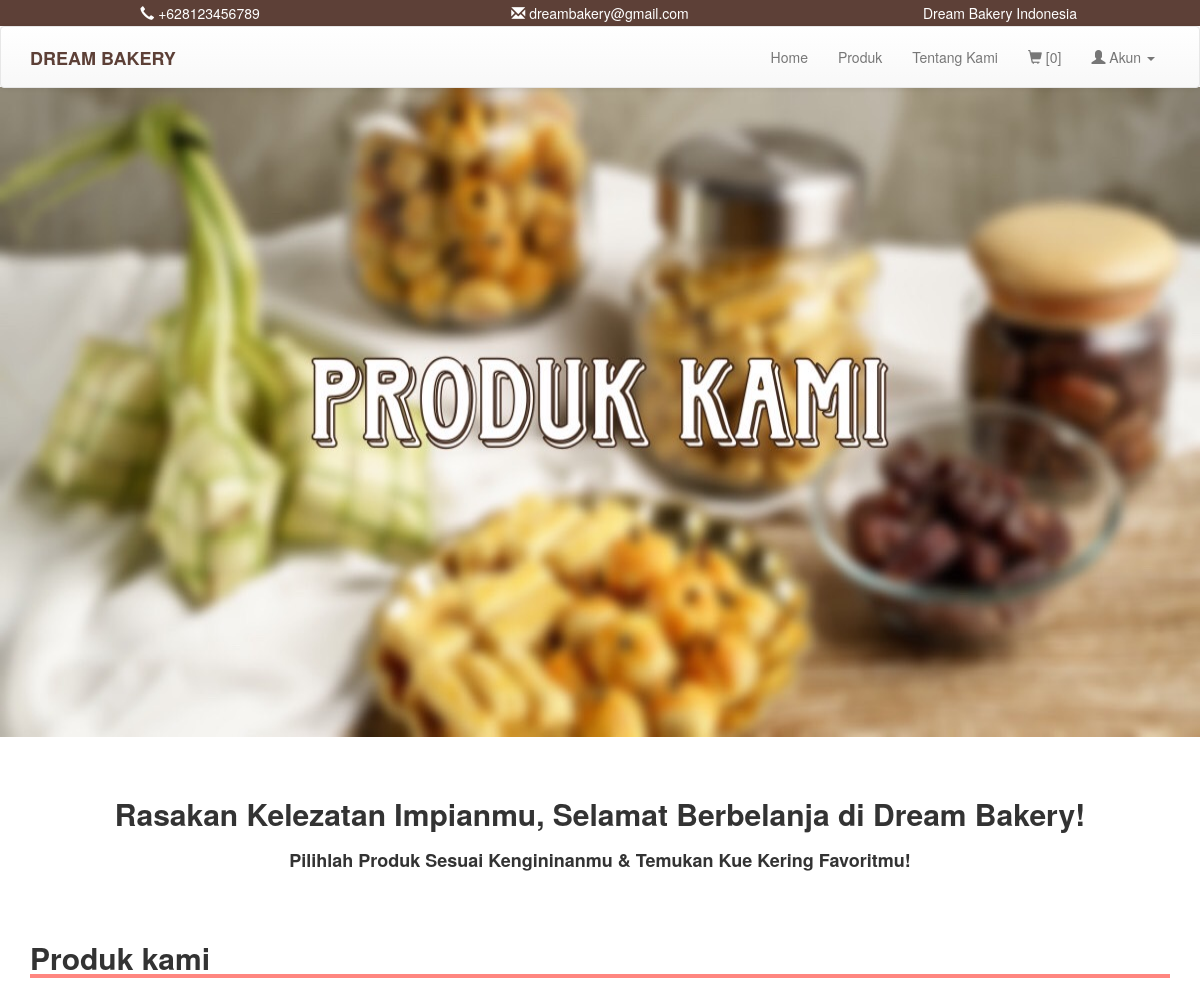
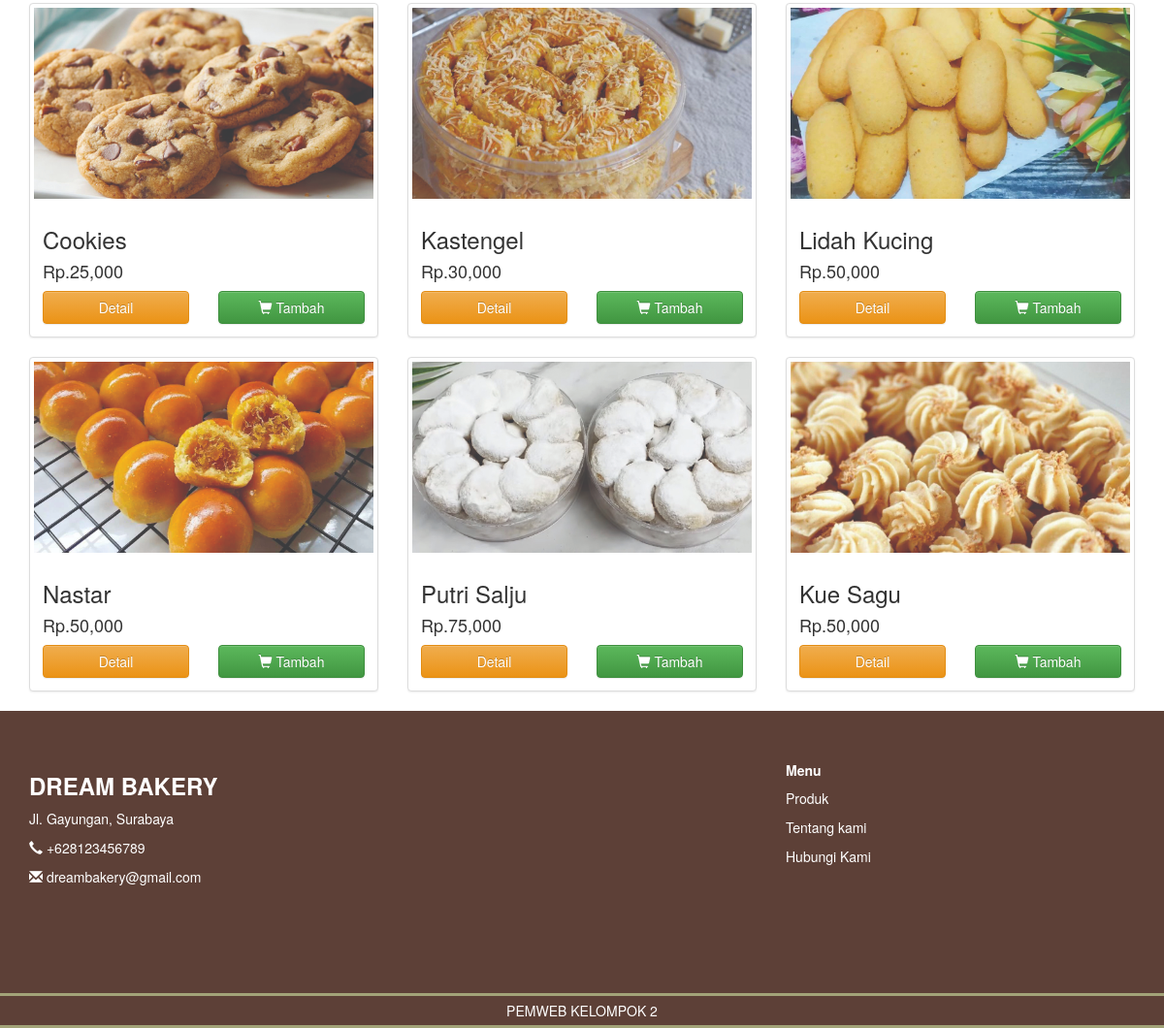
/produk.php, run on the app's committed database (2 pictures, top to bottom).
### tables this page shows
CREATE TABLE `produk` (
  `kode_produk` varchar(100) NOT NULL,
  `nama` varchar(100) NOT NULL,
  `image` text NOT NULL,
  `deskripsi` text NOT NULL,
  `harga` int(11) NOT NULL
);

### produk.php (the view)
<?php
include 'header.php';
?>
<div class="container-fluid" style="margin: 0;padding: 0;">
	<div class="image" style="margin-top: -21px">
		<img src="image/home/produkkami.jpg" style="width: 100%;  height: 650px;">
	</div>
</div>
<br>
<br>
<div class="container-fluid text-center">
	<h2 style=" margin-top: 20px;"><b>Rasakan Kelezatan Impianmu, Selamat Berbelanja di Dream Bakery!</b></h2>
	<h4 style="  margin-top: 20px; margin-bottom: 50px;"><b>Pilihlah Produk Sesuai Kengininanmu & Temukan Kue Kering Favoritmu!</b></h3>
</div>
<div class="container">
	<h2 style=" width: 100%; border-bottom: 4px solid #ff8680"><b>Produk kami</b></h2>
	<div class="row">
		<?php
		$result = mysqli_query($conn, "SELECT * FROM produk");
		while ($row = mysqli_fetch_assoc($result)) {
		?>
			<div class="col-sm-6 col-md-4">
				<div class="thumbnail">
					<img src="image/produk/<?= $row['image']; ?>">
					<div class="caption">
						<h3><?= $row['nama'];  ?></h3>
						<h4>Rp.<?= number_format($row['harga']); ?></h4>
						<div class="row">
							<div class="col-md-6">
								<a href="detail_produk.php?produk=<?= $row['kode_produk']; ?>" class="btn btn-warning btn-block">Detail</a>
							</div>
							<?php if (isset($_SESSION['kd_cs'])) { ?>
								<div class="col-md-6">
									<a href="proses/add.php?produk=<?= $row['kode_produk']; ?>&kd_cs=<?= $kode_cs; ?>&hal=1" class="btn btn-success btn-block" role="button"><i class="glyphicon glyphicon-shopping-cart"></i> Tambah</a>
								</div>
							<?php
							} else {
							?>
								<div class="col-md-6">
									<a href="keranjang.php" class="btn btn-success btn-block" role="button"><i class="glyphicon glyphicon-shopping-cart"></i> Tambah</a>
								</div>
							<?php
							}
							?>
						</div>
					</div>
				</div>
			</div>
		<?php
		}
		?>
	</div>
</div>
<?php
include 'footer.php';
?>

### header.php (shortened to what this page needs)
<?php
include 'koneksi/koneksi.php';
?>
<!DOCTYPE html>
<html>
<head>
	<link rel="stylesheet" type="text/css" href="css/bootstrap.min.css">
	<link rel="stylesheet" type="text/css" href="css/style.css">
	<link rel="stylesheet" type="text/css" href="css/bootstrap-theme.css">
</head>
<body>
	<div class="container-fluid">
		<div class="row top">
			<center>
				<div class="col-md-4" style="padding: 3px;">
					<span> <i class="glyphicon glyphicon-earphone"></i> +628123456789</span>
				</div>
				<div class="col-md-4" style="padding: 3px;">
					<span><i class="glyphicon glyphicon-envelope"></i> dreambakery@gmail.com</span>
				</div>
				<div class="col-md-4" style="padding: 3px;">
					<span>Dream Bakery Indonesia</span>
				</div>
			</center>
		</div>
	</div>
	<nav class="navbar navbar-default" style="padding: 5px;">
		<div class="container">
			<div class="navbar-header">
				<a class="navbar-brand" href="#" style="color: #5d4037"><b>DREAM BAKERY</b></a>
			</div>
			<div class="collapse navbar-collapse" id="bs-example-navbar-collapse-1">
				<ul class="nav navbar-nav navbar-right">
					<li><a href="index.php">Home</a></li>
					<li><a href="produk.php">Produk</a></li>
					<li><a href="about.php">Tentang Kami</a></li>
					<?php
					if (isset($_SESSION['kd_cs'])) {
						$kode_cs = $_SESSION['kd_cs'];
						$cek = mysqli_query($conn, "SELECT kode_produk from keranjang where kode_customer = '$kode_cs' ");
						$value = mysqli_num_rows($cek);
					?>
						<li><a href="keranjang.php"><i class="glyphicon glyphicon-shopping-cart"></i> <b>[ <?= $value ?> ]</b></a></li>
					<?php
					} else {
						echo "
						<li><a href='keranjang.php'><i class='glyphicon glyphicon-shopping-cart'></i> [0]</a></li>
						";
					}
					if (!isset($_SESSION['user'])) {
					?>
						<li class="dropdown">
							<a href="#" class="dropdown-toggle" data-toggle="dropdown" role="button" aria-haspopup="true" aria-expanded="false"><i class="glyphicon glyphicon-user"></i> Akun <span class="caret"></span></a>
						</li>
					<?php
					}
					?>
				</ul>
			</div>
		</div>
	</nav>

### footer.php
<footer style="border-top: 4px solid #5d4037; background-color: #5d4037; ">
	<div class="container" style="padding-bottom: 50px; margin-top: 40px;">
		<div class="row">
			<div class="col-md-8">
				<h3 style="color: #fff"><b>DREAM BAKERY</b></h3>
				<p style="color: #fff">Jl. Gayungan, Surabaya</p>
				<p style="color: #fff"><i class="glyphicon glyphicon-earphone" style="color: #fff"></i> +628123456789</p>
				<p style="color: #fff"><i class="glyphicon glyphicon-envelope" style="color: #fff"></i> dreambakery@gmail.com</p>
			</div>
			<div class="col-md-4">
				<h5 style="color: #fff"><b>Menu</b></h5>
				<p><a href="produk.php" style="color: #fff">Produk</a></p>
				<p><a href="about.php" style="color: #fff">Tentang kami</a></p>
				<p><a href="index.php" style="color: #fff">Hubungi Kami</a></p>
			</div>
		</div>
	</div>
	<div class="copy" style="background-color: #5d4037; padding: 5px; color: #fff; text-align: center; width: 100%; border-top: 3px solid #A2A378; border-bottom: 3px solid #A2A378; margin-top: 50px;">
		<span> PEMWEB KELOMPOK 2</span>
	</div>
</footer>
</body>
</html>

### css/style.css (style rules this page uses)
body { margin: 0; padding: 0; }
.top { background-color: #5d4037; color: #fff; }

### data on the page
produk: image (picture), nama "Cookies", harga "25,000"
produk: image (picture), nama "Kastengel", harga "30,000"
produk: image (picture), nama "Lidah Kucing", harga "50,000"
produk: image (picture), nama "Nastar", harga "50,000"
produk: image (picture), nama "Putri Salju", harga "75,000"
produk: image (picture), nama "Kue Sagu", harga "50,000"
